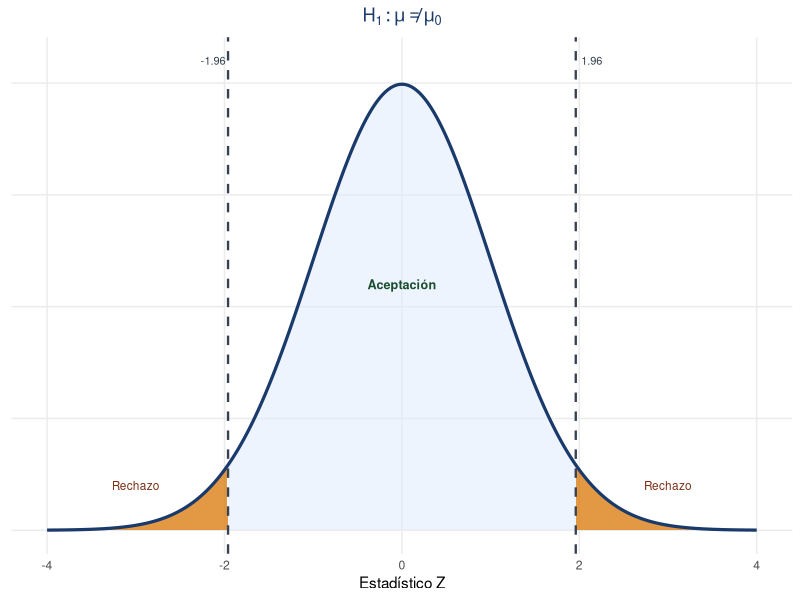
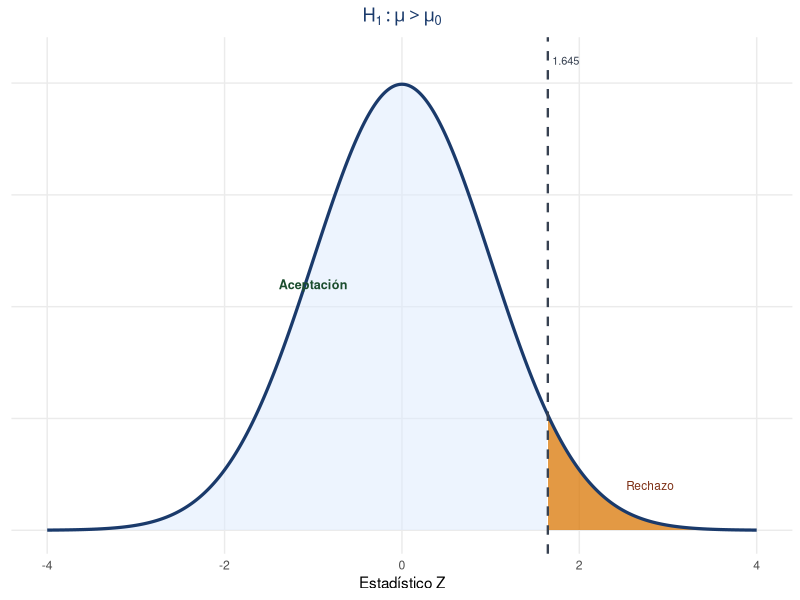
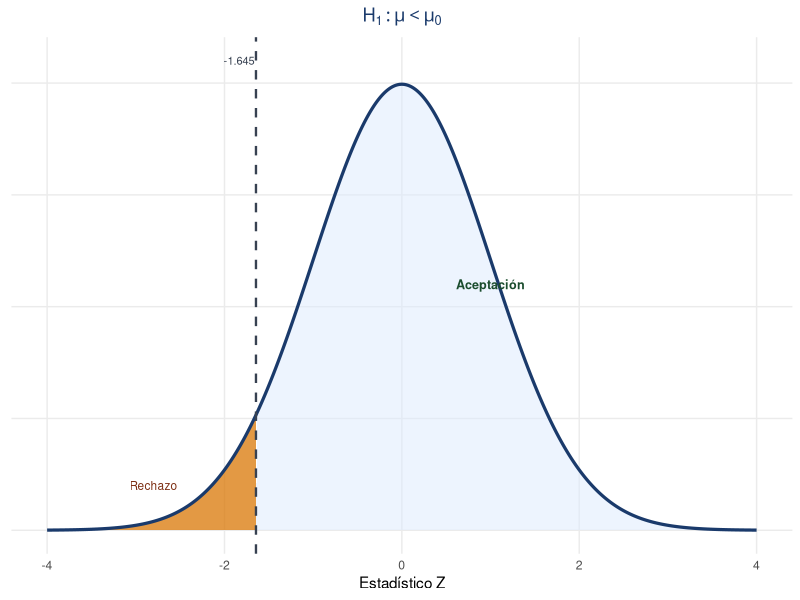

Here is the R script that generated these plots, in order:
## ---- chunk 1
#| echo: false
#| fig-width: 3.8
#| fig-height: 2.8
#| fig-align: center

library(ggplot2)
x  <- seq(-4, 4, length = 800)
df <- data.frame(x, y = dnorm(x))
z  <- 1.96

ggplot(df, aes(x, y)) +
  geom_area(data = subset(df, x <= -z), fill = "#d97706", alpha = 0.75) +
  geom_area(data = subset(df, x >=  z), fill = "#d97706", alpha = 0.75) +
  geom_area(data = subset(df, x > -z & x < z), fill = "#dbeafe", alpha = 0.5) +
  geom_line(linewidth = 1.1, color = "#1a3a6b") +
  geom_vline(xintercept = c(-z, z), linetype = "dashed", linewidth = 0.8, color = "#374151") +
  annotate("text", x = 0,    y = 0.22, label = "Aceptación", size = 3.2, color = "#1b4d2e", fontface = "bold") +
  annotate("text", x = -3,   y = 0.04, label = "Rechazo",   size = 3,   color = "#7c2d12") +
  annotate("text", x =  3,   y = 0.04, label = "Rechazo",   size = 3,   color = "#7c2d12") +
  annotate("text", x = -z, y = 0.42, label = "-1.96", size = 2.8, color = "#374151", hjust = 1.1) +
  annotate("text", x =  z, y = 0.42, label = " 1.96", size = 2.8, color = "#374151", hjust = -0.1) +
  labs(title = expression(H[1]: mu != mu[0]), x = "Estadístico Z", y = NULL) +
  theme_minimal(base_size = 11) +
  theme(plot.title = element_text(face = "bold", hjust = 0.5, color = "#1a3a6b"),
        panel.grid.minor = element_blank(), axis.text.y = element_blank())
## ---- chunk 2
#| echo: false
#| fig-width: 3.8
#| fig-height: 2.8
#| fig-align: center

x  <- seq(-4, 4, length = 800)
df <- data.frame(x, y = dnorm(x))
z  <- 1.645

ggplot(df, aes(x, y)) +
  geom_area(data = subset(df, x >= z), fill = "#d97706", alpha = 0.75) +
  geom_area(data = subset(df, x <  z), fill = "#dbeafe", alpha = 0.5) +
  geom_line(linewidth = 1.1, color = "#1a3a6b") +
  geom_vline(xintercept = z, linetype = "dashed", linewidth = 0.8, color = "#374151") +
  annotate("text", x = -1,  y = 0.22, label = "Aceptación", size = 3.2, color = "#1b4d2e", fontface = "bold") +
  annotate("text", x = 2.8, y = 0.04, label = "Rechazo",   size = 3,   color = "#7c2d12") +
  annotate("text", x = z,   y = 0.42, label = " 1.645", size = 2.8, color = "#374151", hjust = -0.05) +
  labs(title = expression(H[1]: mu > mu[0]), x = "Estadístico Z", y = NULL) +
  theme_minimal(base_size = 11) +
  theme(plot.title = element_text(face = "bold", hjust = 0.5, color = "#1a3a6b"),
        panel.grid.minor = element_blank(), axis.text.y = element_blank())
## ---- chunk 3
#| echo: false
#| fig-width: 3.8
#| fig-height: 2.8
#| fig-align: center

x  <- seq(-4, 4, length = 800)
df <- data.frame(x, y = dnorm(x))
z  <- -1.645

ggplot(df, aes(x, y)) +
  geom_area(data = subset(df, x <= z), fill = "#d97706", alpha = 0.75) +
  geom_area(data = subset(df, x >  z), fill = "#dbeafe", alpha = 0.5) +
  geom_line(linewidth = 1.1, color = "#1a3a6b") +
  geom_vline(xintercept = z, linetype = "dashed", linewidth = 0.8, color = "#374151") +
  annotate("text", x = 1,   y = 0.22, label = "Aceptación", size = 3.2, color = "#1b4d2e", fontface = "bold") +
  annotate("text", x = -2.8, y = 0.04, label = "Rechazo",  size = 3,   color = "#7c2d12") +
  annotate("text", x = z,   y = 0.42, label = "-1.645", size = 2.8, color = "#374151", hjust = 1.05) +
  labs(title = expression(H[1]: mu < mu[0]), x = "Estadístico Z", y = NULL) +
  theme_minimal(base_size = 11) +
  theme(plot.title = element_text(face = "bold", hjust = 0.5, color = "#1a3a6b"),
        panel.grid.minor = element_blank(), axis.text.y = element_blank())
